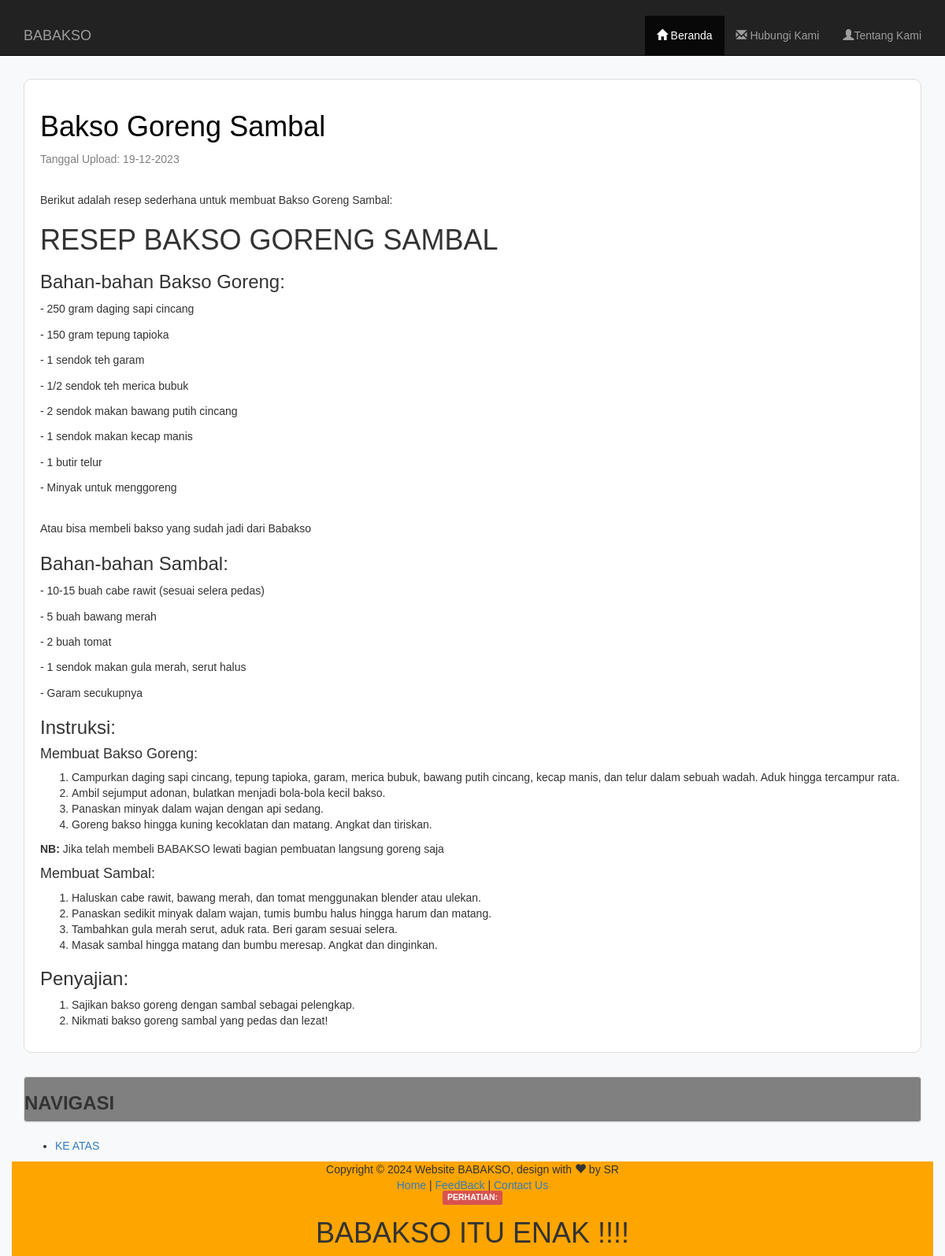
Page /artikel.php?id=9 on the committed database.
### tables this page shows
CREATE TABLE `resep` (
  `id` int(11) NOT NULL,
  `judul` varchar(50) NOT NULL,
  `isi` text NOT NULL,
  `tanggal_upload` datetime DEFAULT NULL,
  `gambar` varchar(255) DEFAULT NULL
);

### artikel.php (the view, shortened to what this page needs)
<?php
include "koneksi.php";
if (isset($_GET['id'])) {
    $id = $_GET['id'];
    $sql = "SELECT * FROM resep WHERE id = $id";
    $result = mysqli_query($koneksi, $sql);
    $post = mysqli_fetch_assoc($result);
    $tanggal_upload = date("d-m-Y", strtotime($post['tanggal_upload']));
} else {
    header("Location: index.php");
    exit();
}
?>
<div class="container">
    <?php include "header.php"; ?>
    <div class="post">
        <h1 style="color: black;"><?php echo $post['judul']; ?></h1>
        <p style="color: gray;">Tanggal Upload: <?php echo $tanggal_upload; ?></p>
        <br>
        <p><?php echo $post['isi']; ?></p>
    </div>
    <?php include "navigasi.php"; ?>
    <?php include "foter.php"; ?>

### header.php (style rules this page uses)
body { padding-top: 60px; }

### rows in the picture
resep: judul "Bakso Goreng Sambal", tanggal_upload "19-12-2023", isi "Berikut adalah resep sederhana untuk membuat Bakso Goreng Sambal: RESEP BAKSO GORENG SAMBAL Bahan-bahan Bakso Goreng: - 250 gram daging sapi cincang - 150 gram tepung tapioka - 1 sendok teh garam - 1/2 sendok teh merica bubuk - 2 sendok makan bawang putih cincang - 1 sendok makan kecap manis - 1 butir telur - Minyak untuk menggoreng Atau bisa membeli bakso yang sudah jadi dari Babakso Bahan-bahan Sambal: - 10-15 buah cabe rawit (sesuai selera pedas) - 5 buah bawang merah - 2 buah tomat - 1 sendok makan gula merah, serut halus - Garam secukupnya Instruksi: Membuat Bakso Goreng: Campurkan daging sapi cincang, tepung tapioka, garam, merica bubuk, bawang putih cincang, kecap manis, dan telur…"

### other values in the picture
date ('Y') "2024"
